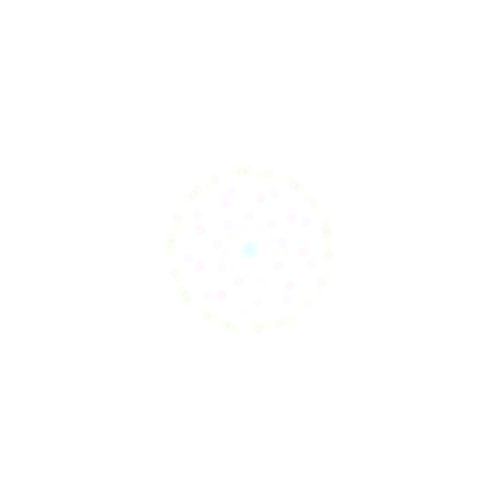
Frame 1 (no input)
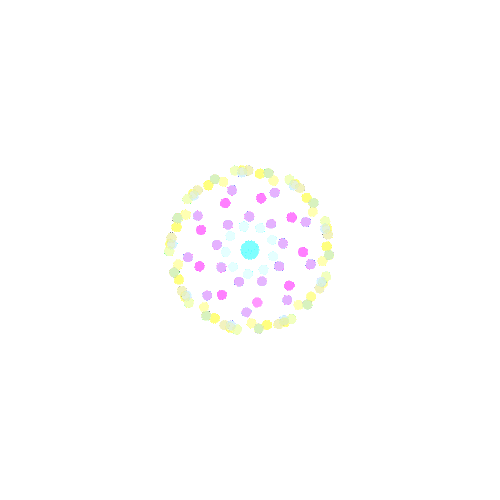
Frame 60 (the mouse pressed at the canvas centre just before this capture)
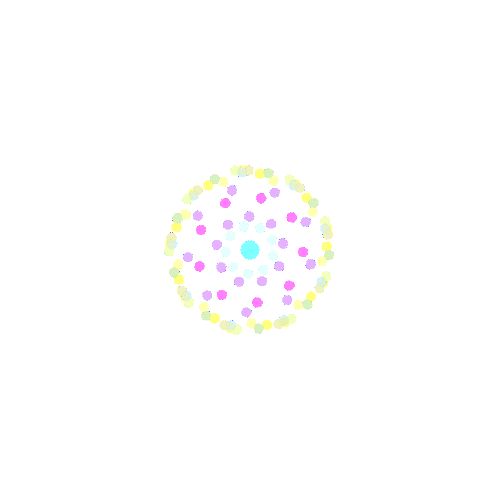
Frame 120 (the mouse held since frame 60 and released just before this capture)

The Processing sketch that drew these frames (run headless with seeded random() and noise(); from frame 60 on, the mouse is pressed at the canvas centre):

// Processing sketch: processing_84141
// ── processing_84141.pde

void setup()
{

  size(500,500);
background(255);
smooth();
noStroke();

 
}

void draw()
{

// translate permet de déplacer une forme sur l'axe des x et celui des y.



translate(250,250);
rotate(PI/11);
  
  fill(231,255,174,10);

 ellipse(10, 80, 10, 10);
  rotate(PI/27);
 
  fill(258,255,121,5);
 ellipse(12, 79, 10, 10);
  rotate(PI/27);
  
    fill(231,235,174,10);
 ellipse(15, 78, 10, 10);
  rotate(PI/27);
 
  fill(251,253,121,5);
 ellipse(12, 76, 10, 10);
  rotate(PI/27);
  
      fill(211,235,174,10);
 ellipse(13, 78, 10, 10);
  rotate(PI/27);
 
  fill(251,253,171,5);
 ellipse(14, 72, 10, 10);
  rotate(PI/27);
  
    
      fill(211,235,274,10);
 ellipse(3, 78, 10, 10);
  rotate(PI/27);
 
  fill(111,253,271,5);
 ellipse(4, 2, 10, 10);
  rotate(PI/27);
  
    fill(211,253,271,5);
 ellipse(10, 22, 10, 10);
  rotate(PI/27);
  
     fill(211,153,271,5);
 ellipse(10, 32, 10, 10);
  rotate(PI/27);
  
    fill(241,113,271,5);
 ellipse(10, 52, 10, 10);
  rotate(PI/27);
  
      fill(181,143,271,5);
 ellipse(7, 62, 10, 10);
  rotate(PI/27);
 

  fill(231,255,174,10);
 ellipse(10, 80, 10, 10);
  rotate(PI/27);
 
  fill(258,255,121,5);
 ellipse(12, 79, 10, 10);
  rotate(PI/27);
  
    fill(231,235,174,10);
 ellipse(15, 78, 10, 10);
  rotate(PI/27);
 
  fill(251,253,121,5);
 ellipse(12, 76, 10, 10);
  rotate(PI/27);
  
      fill(211,235,174,10);
 ellipse(13, 78, 10, 10);
  rotate(PI/27);
 
  fill(251,253,171,5);
 ellipse(14, 72, 10, 10);
  rotate(PI/27);
  
    
      fill(211,235,274,10);
 ellipse(3, 78, 10, 10);
  rotate(PI/27);
 
  fill(111,253,271,5);
 ellipse(4, 2, 10, 10);
  rotate(PI/27);
  
    fill(211,253,271,5);
 ellipse(10, 22, 10, 10);
  rotate(PI/27);
  
     fill(211,153,271,5);
 ellipse(10, 32, 10, 10);
  rotate(PI/27);
  
    fill(241,113,271,5);
 ellipse(10, 52, 10, 10);
  rotate(PI/27);
  
      fill(181,143,271,5);
 ellipse(7, 62, 10, 10);
  rotate(PI/27);
   fill(231,255,174,10);
 ellipse(10, 80, 10, 10);
  rotate(PI/27);
 
  fill(258,255,121,5);
 ellipse(12, 79, 10, 10);
  rotate(PI/27);
  
    fill(231,235,174,10);
 ellipse(15, 78, 10, 10);
  rotate(PI/27);
 
  fill(251,253,121,5);
 ellipse(12, 76, 10, 10);
  rotate(PI/27);
  
      fill(211,235,174,10);
 ellipse(13, 78, 10, 10);
  rotate(PI/27);
 
  fill(251,253,171,5);
 ellipse(14, 72, 10, 10);
  rotate(PI/27);
  
    
      fill(211,235,274,10);
 ellipse(3, 78, 10, 10);
  rotate(PI/27);
 
  fill(111,253,271,5);
 ellipse(4, 2, 10, 10);
  rotate(PI/27);
  
    fill(211,253,271,5);
 ellipse(10, 22, 10, 10);
  rotate(PI/27);
  
     fill(211,153,271,5);
 ellipse(10, 32, 10, 10);
  rotate(PI/27);
  
    fill(241,113,271,5);
 ellipse(10, 52, 10, 10);
  rotate(PI/27);
  
      fill(181,143,271,5);
 ellipse(7, 62, 10, 10);
  rotate(PI/27);
   fill(231,255,174,10);
 ellipse(10, 80, 10, 10);
  rotate(PI/27);
 
  fill(258,255,121,5);
 ellipse(12, 79, 10, 10);
  rotate(PI/27);
  
    fill(231,235,174,10);
 ellipse(15, 78, 10, 10);
  rotate(PI/27);
 
  fill(251,253,121,5);
 ellipse(12, 76, 10, 10);
  rotate(PI/27);
  
      fill(211,235,174,10);
 ellipse(13, 78, 10, 10);
  rotate(PI/27);
 
  fill(251,253,171,5);
 ellipse(14, 72, 10, 10);
  rotate(PI/27);
  
    
      fill(211,235,274,10);
 ellipse(3, 78, 10, 10);
  rotate(PI/27);
 
  fill(111,253,271,5);
 ellipse(4, 2, 10, 10);
  rotate(PI/27);
  
    fill(211,253,271,5);
 ellipse(10, 22, 10, 10);
  rotate(PI/27);
  
     fill(211,153,271,5);
 ellipse(10, 32, 10, 10);
  rotate(PI/27);
  
    fill(241,113,271,5);
 ellipse(10, 52, 10, 10);
  rotate(PI/27);
  
      fill(181,143,271,5);
 ellipse(7, 62, 10, 10);
  rotate(PI/27);
   fill(231,255,174,10);
 ellipse(10, 80, 10, 10);
  rotate(PI/27);
 
  fill(258,255,121,5);
 ellipse(12, 79, 10, 10);
  rotate(PI/27);
  
    fill(231,235,174,10);
 ellipse(15, 78, 10, 10);
  rotate(PI/27);
 
  fill(251,253,121,5);
 ellipse(12, 76, 10, 10);
  rotate(PI/27);
  
      fill(211,235,174,10);
 ellipse(13, 78, 10, 10);
  rotate(PI/27);
 
  fill(251,253,171,5);
 ellipse(14, 72, 10, 10);
  rotate(PI/27);
  
    
      fill(211,235,274,10);
 ellipse(3, 78, 10, 10);
  rotate(PI/27);
 
  fill(111,253,271,5);
 ellipse(4, 2, 10, 10);
  rotate(PI/27);
  
    fill(211,253,271,5);
 ellipse(10, 22, 10, 10);
  rotate(PI/27);
  
     fill(211,153,271,5);
 ellipse(10, 32, 10, 10);
  rotate(PI/27);
  
    fill(241,113,271,5);
 ellipse(10, 52, 10, 10);
  rotate(PI/27);
  
      fill(181,143,271,5);
 ellipse(7, 62, 10, 10);
  rotate(PI/27);
   fill(231,255,174,10);
 ellipse(10, 80, 10, 10);
  rotate(PI/27);
 
  fill(258,255,121,5);
 ellipse(12, 79, 10, 10);
  rotate(PI/27);
  
    fill(231,235,174,10);
 ellipse(15, 78, 10, 10);
  rotate(PI/27);
 
  fill(251,253,121,5);
 ellipse(12, 76, 10, 10);
  rotate(PI/27);
  
      fill(211,235,174,10);
 ellipse(13, 78, 10, 10);
  rotate(PI/27);
 
  fill(251,253,171,5);
 ellipse(14, 72, 10, 10);
  rotate(PI/27);
  
    
      fill(211,235,274,10);
 ellipse(3, 78, 10, 10);
  rotate(PI/27);
 
  fill(111,253,271,5);
 ellipse(4, 2, 10, 10);
  rotate(PI/27);
  
    fill(211,253,271,5);
 ellipse(10, 22, 10, 10);
  rotate(PI/27);
  
     fill(211,153,271,5);
 ellipse(10, 32, 10, 10);
  rotate(PI/27);
  
    fill(241,113,271,5);
 ellipse(10, 52, 10, 10);
  rotate(PI/27);
  
      fill(181,143,271,5);
 ellipse(7, 62, 10, 10);
  rotate(PI/27);
   fill(231,255,174,10);
 ellipse(10, 80, 10, 10);
  rotate(PI/27);
 
  fill(258,255,121,5);
 ellipse(12, 79, 10, 10);
  rotate(PI/27);
  
    fill(231,235,174,10);
 ellipse(15, 78, 10, 10);
  rotate(PI/27);
 
  fill(251,253,121,5);
 ellipse(12, 76, 10, 10);
  rotate(PI/27);
  
      fill(211,235,174,10);
 ellipse(13, 78, 10, 10);
  rotate(PI/27);
 
  fill(251,253,171,5);
 ellipse(14, 72, 10, 10);
  rotate(PI/27);
  
    
      fill(211,235,274,10);
 ellipse(3, 78, 10, 10);
  rotate(PI/27);
 
  fill(111,253,271,5);
 ellipse(4, 2, 10, 10);
  rotate(PI/27);
  
    fill(211,253,271,5);
 ellipse(10, 22, 10, 10);
  rotate(PI/27);
  
     fill(211,153,271,5);
 ellipse(10, 32, 10, 10);
  rotate(PI/27);
  
    fill(241,113,271,5);
 ellipse(10, 52, 10, 10);
  rotate(PI/27);
  
      fill(181,143,271,5);
 ellipse(7, 62, 10, 10);
  rotate(PI/27);
   fill(231,255,174,10);
 ellipse(10, 80, 10, 10);
  rotate(PI/27);
 
  fill(258,255,121,5);
 ellipse(12, 79, 10, 10);
  rotate(PI/27);
  
    fill(231,235,174,10);
 ellipse(15, 78, 10, 10);
  rotate(PI/27);
 
  fill(251,253,121,5);
 ellipse(12, 76, 10, 10);
  rotate(PI/27);
  
      fill(211,235,174,10);
 ellipse(13, 78, 10, 10);
  rotate(PI/27);
 
  fill(251,253,171,5);
 ellipse(14, 72, 10, 10);
  rotate(PI/27);
  
    
      fill(211,235,274,10);
 ellipse(3, 78, 10, 10);
  rotate(PI/27);
 
  fill(111,253,271,5);
 ellipse(4, 2, 10, 10);
  rotate(PI/27);
  
    fill(211,253,271,5);
 ellipse(10, 22, 10, 10);
  rotate(PI/27);
  
     fill(211,153,271,5);
 ellipse(10, 32, 10, 10);
  rotate(PI/27);
  
    fill(241,113,271,5);
 ellipse(10, 52, 10, 10);
  rotate(PI/27);
  
      fill(181,143,271,5);
 ellipse(7, 62, 10, 10);
  rotate(PI/27);
   fill(231,255,174,10);
 ellipse(10, 80, 10, 10);
  rotate(PI/27);
 
  fill(258,255,121,5);
 ellipse(12, 79, 10, 10);
  rotate(PI/27);
  
    fill(231,235,174,10);
 ellipse(15, 78, 10, 10);
  rotate(PI/27);
 
  fill(251,253,121,5);
 ellipse(12, 76, 10, 10);
  rotate(PI/27);
  
      fill(211,235,174,10);
 ellipse(13, 78, 10, 10);
  rotate(PI/27);
 
  fill(251,253,171,5);
 ellipse(14, 72, 10, 10);
  rotate(PI/27);
  
    
      fill(211,235,274,10);
 ellipse(3, 78, 10, 10);
  rotate(PI/27);
 
  fill(111,253,271,5);
 ellipse(4, 2, 10, 10);
  rotate(PI/27);
  
    fill(211,253,271,5);
 ellipse(10, 22, 10, 10);
  rotate(PI/27);
  
     fill(211,153,271,5);
 ellipse(10, 32, 10, 10);
  rotate(PI/27);
  
    fill(241,113,271,5);
 ellipse(10, 52, 10, 10);
  rotate(PI/27);
  
      fill(181,143,271,5);
 ellipse(7, 62, 10, 10);
  rotate(PI/27);
   fill(231,255,174,10);
 ellipse(10, 80, 10, 10);
  rotate(PI/27);
 
  fill(258,255,121,5);
 ellipse(12, 79, 10, 10);
  rotate(PI/27);
  
    fill(231,235,174,10);
 ellipse(15, 78, 10, 10);
  rotate(PI/27);
 
  fill(251,253,121,5);
 ellipse(12, 76, 10, 10);
  rotate(PI/27);
  
      fill(211,235,174,10);
 ellipse(13, 78, 10, 10);
  rotate(PI/27);
 
  fill(251,253,171,5);
 ellipse(14, 72, 10, 10);
  rotate(PI/27);
  
    
      fill(211,235,274,10);
 ellipse(3, 78, 10, 10);
  rotate(PI/27);
 
  fill(111,253,271,5);
 ellipse(4, 2, 10, 10);
  rotate(PI/27);
  
    fill(211,253,271,5);
 ellipse(10, 22, 10, 10);
  rotate(PI/27);
  
     fill(211,153,271,5);
 ellipse(10, 32, 10, 10);
  rotate(PI/27);
  
    fill(241,113,271,5);
 ellipse(10, 52, 10, 10);
  rotate(PI/27);
  
      fill(181,143,271,5);
 ellipse(7, 62, 10, 10);
  rotate(PI/27);  fill(231,255,174,10);
 ellipse(10, 80, 10, 10);
  rotate(PI/27);
 
  fill(258,255,121,5);
 ellipse(12, 79, 10, 10);
  rotate(PI/27);
  
    fill(231,235,174,10);
 ellipse(15, 78, 10, 10);
  rotate(PI/27);
 
  fill(251,253,121,5);
 ellipse(12, 76, 10, 10);
  rotate(PI/27);
  
      fill(211,235,174,10);
 ellipse(13, 78, 10, 10);
  rotate(PI/27);
 
  fill(251,253,171,5);
 ellipse(14, 72, 10, 10);
  rotate(PI/27);
  
    
      fill(211,235,274,10);
 ellipse(3, 78, 10, 10);
  rotate(PI/27);
 
  fill(111,253,271,5);
 ellipse(4, 2, 10, 10);
  rotate(PI/27);
  
    fill(211,253,271,5);
 ellipse(10, 22, 10, 10);
  rotate(PI/27);
  
     fill(211,153,271,5);
 ellipse(10, 32, 10, 10);
  rotate(PI/27);
  
    fill(241,113,271,5);
 ellipse(10, 52, 10, 10);
  rotate(PI/27);
  
      fill(181,143,271,5);
 ellipse(7, 62, 10, 10);
  rotate(PI/27);
   fill(231,255,174,10);
 ellipse(10, 80, 10, 10);
  rotate(PI/27);
 
  fill(258,255,121,5);
 ellipse(12, 79, 10, 10);
  rotate(PI/27);
  
    fill(231,235,174,10);
 ellipse(15, 78, 10, 10);
  rotate(PI/27);
 
  fill(251,253,121,5);
 ellipse(12, 76, 10, 10);
  rotate(PI/27);
  
      fill(211,235,174,10);
 ellipse(13, 78, 10, 10);
  rotate(PI/27);
 
  fill(251,253,171,5);
 ellipse(14, 72, 10, 10);
  rotate(PI/27);
  
    
      fill(211,235,274,10);
 ellipse(3, 78, 10, 10);
  rotate(PI/27);
 
  fill(111,253,271,5);
 ellipse(4, 2, 10, 10);
  rotate(PI/27);
  
    fill(211,253,271,5);
 ellipse(10, 22, 10, 10);
  rotate(PI/27);
  
     fill(211,153,271,5);
 ellipse(10, 32, 10, 10);
  rotate(PI/27);
  
    fill(241,113,271,5);
 ellipse(10, 52, 10, 10);
  rotate(PI/27);
  
      fill(181,143,271,5);
 ellipse(7, 62, 10, 10);
  rotate(PI/27);
   fill(231,255,174,10);
 ellipse(10, 80, 10, 10);
  rotate(PI/27);
 
  fill(258,255,121,5);
 ellipse(12, 79, 10, 10);
  rotate(PI/27);
  
    fill(231,235,174,10);
 ellipse(15, 78, 10, 10);
  rotate(PI/27);
 
  fill(251,253,121,5);
 ellipse(12, 76, 10, 10);
  rotate(PI/27);
  
      fill(211,235,174,10);
 ellipse(13, 78, 10, 10);
  rotate(PI/27);
 
  fill(251,253,171,5);
 ellipse(14, 72, 10, 10);
  rotate(PI/27);
  
    
      fill(211,235,274,10);
 ellipse(3, 78, 10, 10);
  rotate(PI/27);
 
  fill(111,253,271,5);
 ellipse(4, 2, 10, 10);
  rotate(PI/27);
  
    fill(211,253,271,5);
 ellipse(10, 22, 10, 10);
  rotate(PI/27);
  
     fill(211,153,271,5);
 ellipse(10, 32, 10, 10);
  rotate(PI/27);
  
    fill(241,113,271,5);
 ellipse(10, 52, 10, 10);
  rotate(PI/27);
  
      fill(181,143,271,5);
 ellipse(7, 62, 10, 10);
  rotate(PI/27);
   fill(231,255,174,10);
 ellipse(10, 80, 10, 10);
  rotate(PI/27);
 
  fill(258,255,121,5);
 ellipse(12, 79, 10, 10);
  rotate(PI/27);
  
    fill(231,235,174,10);
 ellipse(15, 78, 10, 10);
  rotate(PI/27);
 
  fill(251,253,121,5);
 ellipse(12, 76, 10, 10);
  rotate(PI/27);
  
      fill(211,235,174,10);
 ellipse(13, 78, 10, 10);
  rotate(PI/27);
 
  fill(251,253,171,5);
 ellipse(14, 72, 10, 10);
  rotate(PI/27);
  
    
      fill(211,235,274,10);
 ellipse(3, 78, 10, 10);
  rotate(PI/27);
 
  fill(111,253,271,5);
 ellipse(4, 2, 10, 10);
  rotate(PI/27);
  
    fill(211,253,271,5);
 ellipse(10, 22, 10, 10);
  rotate(PI/27);
  
     fill(211,153,271,5);
 ellipse(10, 32, 10, 10);
  rotate(PI/27);
  
    fill(241,113,271,5);
 ellipse(10, 52, 10, 10);
  rotate(PI/27);
  
      fill(181,143,271,5);
 ellipse(7, 62, 10, 10);
  rotate(PI/27);
   fill(231,255,174,10);
 ellipse(10, 80, 10, 10);
  rotate(PI/27);
 
  fill(258,255,121,5);
 ellipse(12, 79, 10, 10);
  rotate(PI/27);
  
    fill(231,235,174,10);
 ellipse(15, 78, 10, 10);
  rotate(PI/27);
 
  fill(251,253,121,5);
 ellipse(12, 76, 10, 10);
  rotate(PI/27);
  
      fill(211,235,174,10);
 ellipse(13, 78, 10, 10);
  rotate(PI/27);
 
  fill(251,253,171,5);
 ellipse(14, 72, 10, 10);
  rotate(PI/27);
  
    
      fill(211,235,274,10);
 ellipse(3, 78, 10, 10);
  rotate(PI/27);
 
  fill(111,253,271,5);
 ellipse(4, 2, 10, 10);
  rotate(PI/27);
  
    fill(211,253,271,5);
 ellipse(10, 22, 10, 10);
  rotate(PI/27);
  
     fill(211,153,271,5);
 ellipse(10, 32, 10, 10);
  rotate(PI/27);
  
    fill(241,113,271,5);
 ellipse(10, 52, 10, 10);
  rotate(PI/27);
  
      fill(181,143,271,5);
 ellipse(7, 62, 10, 10);
  rotate(PI/27);
   fill(231,255,174,10);
 ellipse(10, 80, 10, 10);
  rotate(PI/27);
 
  fill(258,255,121,5);
 ellipse(12, 79, 10, 10);
  rotate(PI/27);
  
    fill(231,235,174,10);
 ellipse(15, 78, 10, 10);
  rotate(PI/27);
 
  fill(251,253,121,5);
 ellipse(12, 76, 10, 10);
  rotate(PI/27);
  
      fill(211,235,174,10);
 ellipse(13, 78, 10, 10);
  rotate(PI/27);
 
  fill(251,253,171,5);
 ellipse(14, 72, 10, 10);
  rotate(PI/27);
  
    
      fill(211,235,274,10);
 ellipse(3, 78, 10, 10);
  rotate(PI/27);
 
  fill(111,253,271,5);
 ellipse(4, 2, 10, 10);
  rotate(PI/27);
  
    fill(211,253,271,5);
 ellipse(10, 22, 10, 10);
  rotate(PI/27);
  
     fill(211,153,271,5);
 ellipse(10, 32, 10, 10);
  rotate(PI/27);
  
    fill(241,113,271,5);
 ellipse(10, 52, 10, 10);
  rotate(PI/27);
  
      fill(181,143,271,5);
 ellipse(7, 62, 10, 10);
  rotate(PI/27);
   fill(231,255,174,10);
 ellipse(10, 80, 10, 10);
  rotate(PI/27);
 
  fill(258,255,121,5);
 ellipse(12, 79, 10, 10);
  rotate(PI/27);
  
    fill(231,235,174,10);
 ellipse(15, 78, 10, 10);
  rotate(PI/27);
 
  fill(251,253,121,5);
 ellipse(12, 76, 10, 10);
  rotate(PI/27);
  
      fill(211,235,174,10);
 ellipse(13, 78, 10, 10);
  rotate(PI/27);
 
  fill(251,253,171,5);
 ellipse(14, 72, 10, 10);
  rotate(PI/27);
  
    
      fill(211,235,274,10);
 ellipse(3, 78, 10, 10);
  rotate(PI/27);
 
  fill(111,253,271,5);
 ellipse(4, 2, 10, 10);
  rotate(PI/27);
  
    fill(211,253,271,5);
 ellipse(10, 22, 10, 10);
  rotate(PI/27);
  
     fill(211,153,271,5);
 ellipse(10, 32, 10, 10);
  rotate(PI/27);
  
    fill(241,113,271,5);
 ellipse(10, 52, 10, 10);
  rotate(PI/27);
  
      fill(181,143,271,5);
 ellipse(7, 62, 10, 10);
  rotate(PI/27);
 
 
 


 
 

   
 
  

  

  

}
